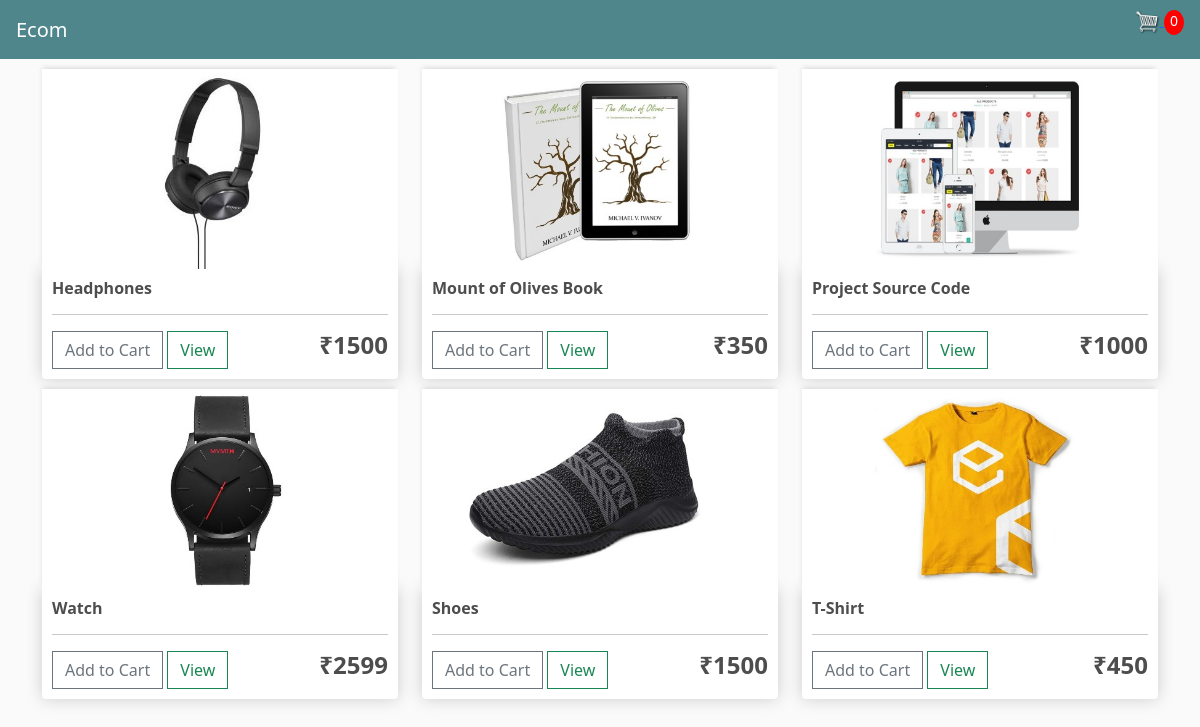
The page / on the database its author committed.
### store/models.py (models this page shows, shortened)
class Product(models.Model):
    name = models.CharField(max_length=100,null=True,blank=True)
    price = models.IntegerField()
    digital = models.BooleanField(default=False,null=True,blank=True)
    image = models.ImageField(null=True,blank=True)
    @property
    def imageUrl(self):
        try:
            url = self.image.url
        except:
            url = ''
        return url

### store/views.py (the view)
# urls.py: path("", include("store.urls")),
def store(request):
    products = Product.objects.all()
    context={
        'products':products,
        'cartItems':cartItems(request)
    }
    print(cartItems(request))
    return render(request, "store.html",context)

### store/views.py (called while the page is built)
def cartItems(request):
    if request.user.is_authenticated:
        customer = request.user.customer
        order, created = Order.objects.get_or_create(customer=customer,complete=False)
        items = order.orderitem_set.all()
        cartItems = order.get_cart_items
    else:
        items = []
        order = {
            'get_cart_items': 0,
            'get_cart_total': 0,
        }
        cartItems = order['get_cart_items']
    return cartItems

### store/templates/store.html
{% extends 'base.html' %}
{% load static %}
{% block content %}
<div class="row products">
    {% for product in products %}
    <div class="col-lg-4">
        <img class="thumbnail" src="{{product.imageUrl}}">
        <div class="box-element product">
            <h6><strong>{{product.name}}</strong></h6>
            <hr>
            <button data-product={{product.id}} data-action="add" class="btn btn-outline-secondary add-btn update-cart">Add to Cart</button>
            <a class="btn btn-outline-success" href="#">View</a>
            <h4 style="display: inline-block; float: right"><strong>&#8377;{{product.price}}</strong></h4>
        </div>
    </div>
    {% endfor %}
</div>
{% endblock content %}

### store/templates/base.html (shortened to what this page needs)
<!DOCTYPE html>
{% load static %}
<html lang="en">
  <head>
    <link
      href="https://cdn.jsdelivr.net/npm/bootstrap@5.2.2/dist/css/bootstrap.min.css"
      rel="stylesheet"
    />
    <link rel="stylesheet" href="{% static 'css/main.css' %}" />
  </head>
  <body>
    <nav class="navbar navbar-expand-lg navbar-dark bg-dark">
      <a style="margin-left: 1rem;" class="navbar-brand" href="{% url 'store' %}">Ecom</a>
      <div class="collapse navbar-collapse" id="navbarSupportedContent">
        <div class="form-inline ms-lg-auto">
          <a href="{% url 'cart' %}">
            <img id="cart-icon" src="{% static 'images/cart.png' %}" />
          </a>
          <p id="cart-total">{{cartItems}}</p>
        </div>
      </div>
    </nav>
    <div class="container">{% block content %}{% endblock content %}</div>
  </body>
</html>

### static/css/main.css (style rules this page uses)
body { background-color: hsl(0, 0%, 98%); }
h1,h2,h3,h4,h5,h6 { color:hsl(0, 0%, 30%); }
.box-element { box-shadow:hsl(0, 0%, 80%) 0 0 16px; background-color: #fff; border-radius: 4px; padding: 10px; }
.thumbnail { width: 100%; height: 200px; -webkit-box-shadow: -1px -3px 5px -2px rgba(214,214,214,1); -moz-box-shadow: -1px -3px 5px -2px rgba(214,214,214,1); box-shadow: -1px -3px 5px -2px rgba(214,214,214,1); }
.product { border-radius: 0 0 4px 4px; }
.bg-dark { background-color: #4f868c!important; }
#cart-icon { width:25px; display: inline-block; margin-left: 15px; }
#cart-total { display: inline-block; text-align: center; color:#fff; background-color: red; width: 20px; height: 25px; border-radius: 50%; font-size: 14px; margin-right: 1rem; }
.col-lg-4, .col-lg-6, .col-lg-8, .col-lg-12 { margin-top: 10px; }
.btn { border-radius: 0; }

### rows shown on the page
Product: imageUrl (picture), name "Headphones", price "1500"
Product: imageUrl (picture), name "Mount of Olives Book", price "350"
Product: imageUrl (picture), name "Project Source Code", price "1000"
Product: imageUrl (picture), name "Watch", price "2599"
Product: imageUrl (picture), name "Shoes", price "1500"
Product: imageUrl (picture), name "T-Shirt", price "450"

### other values the page prints
{{ cartItems }} "0"
